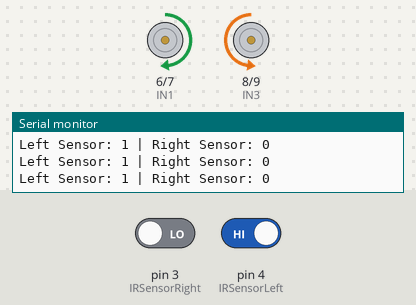
A sketch run on a simulated Arduino Uno, built with avr-gcc and run on an emulated ATmega328P. On the bench: motor-driver pin pairs drawn as motors (green arrow = first pin HIGH = forward, orange = second pin HIGH = backward, longer = more drive, scaled by the enable pin), the last lines printed to the serial monitor. The test bench sets the inputs (shaded band); at power-on: pin 3 (IRSensorRight) LOW, pin 4 (IRSensorLeft) HIGH.

Above: at 1.2 s.
1.3 s: pin 3 (IRSensorRight) driven HIGH
At 2.3 s:
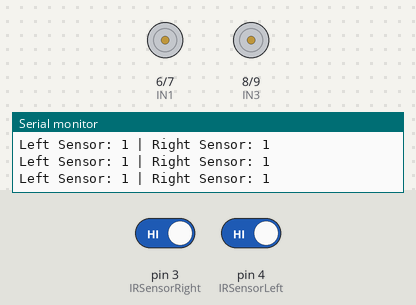
2.8 s: pin 4 (IRSensorLeft) driven LOW
At 3.6 s:
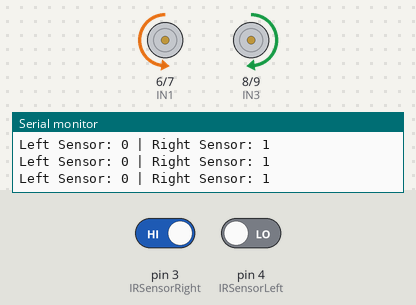
4.3 s: pin 3 (IRSensorRight) driven LOW
At 5.0 s:
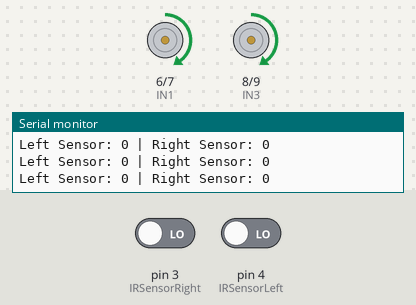
5.8 s: pin 4 (IRSensorLeft) driven HIGH
At 6.4 s:
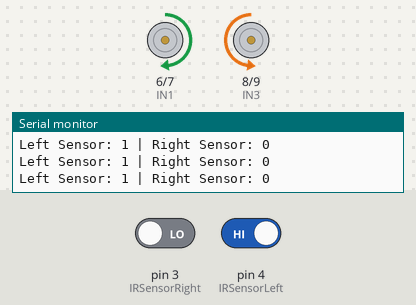
Timing chart, 0 to 8.3 s (numbered marks = the images above; inputs shaded):
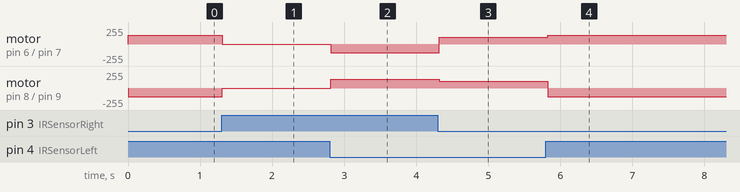

The sketch:

LineFollowerCode.ino
```cpp
const int ENA = 10;
const int IN1 = 6;
const int IN2 = 7;
#define s 100
#define t 130


const int ENB = 11;
const int IN3 = 8;
const int IN4 = 9;


const int IRSensorLeft = 4;
const int IRSensorRight = 3;

void setup() {

  pinMode(ENA, OUTPUT);
  pinMode(IN1, OUTPUT);
  pinMode(IN2, OUTPUT);
  pinMode(ENB, OUTPUT);
  pinMode(IN3, OUTPUT);
  pinMode(IN4, OUTPUT);


  pinMode(IRSensorLeft, INPUT);
  pinMode(IRSensorRight, INPUT);


  Serial.begin(9600);
}

void loop() {
  bool leftSensor = digitalRead(IRSensorLeft);
  bool rightSensor = digitalRead(IRSensorRight);


  Serial.print("Left Sensor: ");
  Serial.print(leftSensor);
  Serial.print(" | Right Sensor: ");
  Serial.println(rightSensor);


  if (leftSensor == LOW && rightSensor == LOW) {
    moveForward();
  }

  else if (leftSensor == LOW && rightSensor == HIGH) {
    turnRight();
  }

  else if (leftSensor == HIGH && rightSensor == LOW) {
    turnLeft();
  }

  else {
    stopMotors();
  }

  delay(100);
}

void moveForward() {
  digitalWrite(IN1, HIGH);
  digitalWrite(IN2, LOW);
  analogWrite(ENA, s);

  digitalWrite(IN3, HIGH);
  digitalWrite(IN4, LOW);
  analogWrite(ENB, s);
}

void turnRight() {
  digitalWrite(IN1, LOW);
  digitalWrite(IN2, HIGH);
  analogWrite(ENA, t);

  digitalWrite(IN3, HIGH);
  digitalWrite(IN4, LOW);
  analogWrite(ENB, t);
}

void turnLeft() {
  digitalWrite(IN1, HIGH);
  digitalWrite(IN2, LOW);
  analogWrite(ENA, t);

  digitalWrite(IN3, LOW);
  digitalWrite(IN4, HIGH);
  analogWrite(ENB, t);
}

void stopMotors() {
  digitalWrite(IN1, LOW);
  digitalWrite(IN2, LOW);
  analogWrite(ENA, 0);

  digitalWrite(IN3, LOW);
  digitalWrite(IN4, LOW);
  analogWrite(ENB, 0);
}
```

Measured:
- after the input at 1.3 s, motor on pin 6 (IN1) / pin 7 (IN2): forward 130/255 → stopped at once; motor on pin 8 (IN3) / pin 9 (IN4): backward 130/255 → stopped at once
- after the input at 2.8 s, motor on pin 6 (IN1) / pin 7 (IN2): stopped → backward 130/255 at once; motor on pin 8 (IN3) / pin 9 (IN4): stopped → forward 130/255 at once
- after the input at 4.3 s, motor on pin 6 (IN1) / pin 7 (IN2): backward 130/255 → forward 100/255 at once; motor on pin 8 (IN3) / pin 9 (IN4): forward 130/255 → forward 100/255 at once
- after the input at 5.8 s, motor on pin 6 (IN1) / pin 7 (IN2): forward 100/255 → forward 130/255 at once; motor on pin 8 (IN3) / pin 9 (IN4): forward 100/255 → backward 130/255 at once
